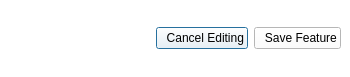
<?xml version="1.0" encoding="UTF-8"?>
<ui version="4.0">
 <class>EditDialogBase</class>
 <widget class="QDialog" name="EditDialogBase">
  <property name="geometry">
   <rect>
    <x>0</x>
    <y>0</y>
    <width>350</width>
    <height>77</height>
   </rect>
  </property>
  <property name="windowTitle">
   <string>Edit Feature</string>
  </property>
  <property name="toolTip">
   <string>This feature shows the elevation profile for a Fence or Pipeline</string>
  </property>
  <property name="styleSheet">
   <string notr="true">background-color: rgb(255, 255, 255);</string>
  </property>
  <property name="modal">
   <bool>false</bool>
  </property>
  <layout class="QVBoxLayout" name="verticalLayout" stretch="1,0">
   <property name="spacing">
    <number>6</number>
   </property>
   <property name="leftMargin">
    <number>9</number>
   </property>
   <property name="topMargin">
    <number>9</number>
   </property>
   <property name="rightMargin">
    <number>9</number>
   </property>
   <property name="bottomMargin">
    <number>9</number>
   </property>
   <item>
    <layout class="QVBoxLayout" name="editLayout" stretch=""/>
   </item>
   <item>
    <layout class="QHBoxLayout" name="horizontalLayout" stretch="0,0,0">
     <item>
      <spacer name="horizontalSpacer">
       <property name="orientation">
        <enum>Qt::Horizontal</enum>
       </property>
       <property name="sizeHint" stdset="0">
        <size>
         <width>40</width>
         <height>20</height>
        </size>
       </property>
      </spacer>
     </item>
     <item>
      <widget class="QPushButton" name="cancelButton">
       <property name="text">
        <string>  Cancel Editing</string>
       </property>
       <property name="icon">
        <iconset>
         <normaloff>../../../images/undo-build-feature.png</normaloff>../../../images/undo-build-feature.png</iconset>
       </property>
       <property name="iconSize">
        <size>
         <width>16</width>
         <height>16</height>
        </size>
       </property>
      </widget>
     </item>
     <item>
      <widget class="QPushButton" name="saveButton">
       <property name="text">
        <string>  Save Feature</string>
       </property>
       <property name="icon">
        <iconset>
         <normaloff>../../../images/save-item.png</normaloff>../../../images/save-item.png</iconset>
       </property>
       <property name="iconSize">
        <size>
         <width>16</width>
         <height>16</height>
        </size>
       </property>
      </widget>
     </item>
    </layout>
   </item>
  </layout>
 </widget>
 <resources/>
 <connections/>
</ui>
